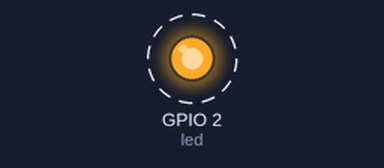
A program run on a simulated ESP32 board running MicroPython. Shown: output pins drawn as LEDs (lit = HIGH). Dashed ring = blinking.

Above: at 0.5 s.
Timing chart, 0 to 4.6 s (numbered marks = the images above):
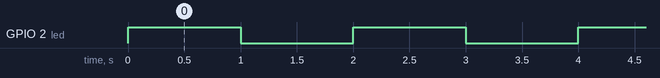

Measured:
- by itself, GPIO 2 (led): alternates HIGH for 1.0 s and LOW for 1.0 s

The program:

Blinky.py
```python
from machine import Pin
import time

# Define a toggle function
def toggle(pin):
    pin.value(not pin.value())

# Set up pin 2 as an output (on most ESP32 boards, GPIO2 drives the onboard LED)
led = Pin(2, Pin.OUT)

# Blink loop
while True:
    toggle(led) # Flip the LED state
    time.sleep(1) # Wait 1 second
```
